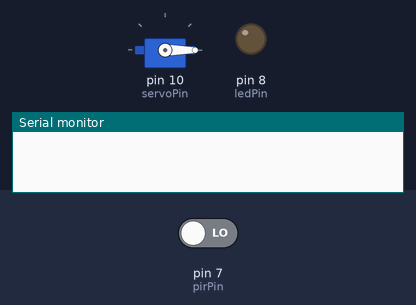
The sketch below on a simulated Arduino Uno, built with avr-gcc and run on an emulated ATmega328P. On the bench: servo, output pins drawn as LEDs (lit = HIGH), the last lines printed to the serial monitor. The inputs (shaded band) are chosen by the test bench; at power-on: pin 7 (pirPin) LOW.

Above: at 1.2 s.
1.3 s: pin 7 (pirPin) driven HIGH
At 1.8 s:
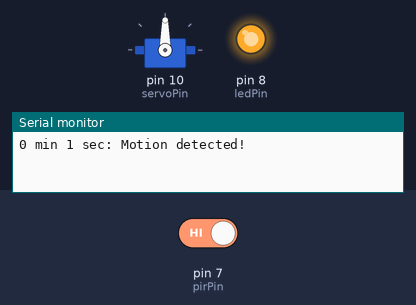
At 4.1 s:
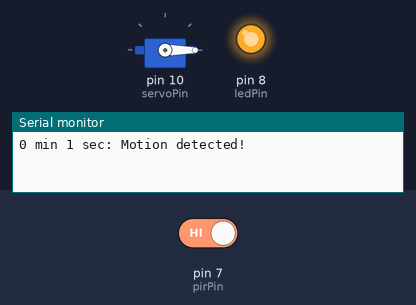
4.3 s: pin 7 (pirPin) driven LOW
At 5.3 s:
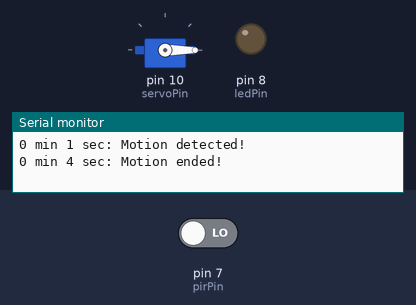
Timing chart, 0 to 7.3 s (numbered marks = the images above; inputs shaded):
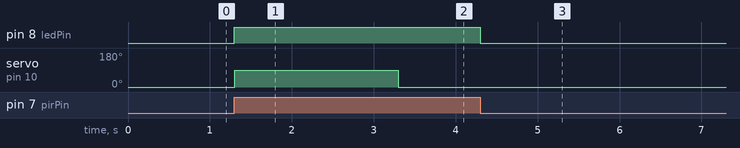

The sketch:

Servo_motor_with_cooldown.ino
```cpp
// The same code as servo_motor but has cooldown 2s

#include <Servo.h>


Servo Servo1;                 // Instance of Servo class


int servoPin = 10;             // Servo motor pin
int ledPin = 8;                // LED pin
int pirPin = 7;                // PIR sensor pin


int lastPirVal = LOW;          // stores the value of the PIR, helps in detecting change
int pirVal;                    // the current value of the PIR sensor


unsigned long myTime;          // number of milliseconds passed since the Arduino started running the code itself
#define MINUTE 60000           // for converting milliseconds to a minute
#define SECOND 1000            // for converting milliseconds to a second
#define SERVO_DELAY 2000       // servo delay of 2 seconds
#define SENSE_COOLDOWN 5000    // cooldown between senses (5 seconds)


unsigned long lastSenseTime = -SENSE_COOLDOWN; // set to allow immediate first activation
char printBuffer[128];         // messages that we want to display on serial monitor


void setup() {
  Servo1.attach(servoPin);     // initializing servo motor, telling it which pin is connected to the control signal
  pinMode(ledPin, OUTPUT);     // declare LED as output
  pinMode(pirPin, INPUT);      // declare PIR sensor as input
  Serial.begin(9600);          // initializing serial communication
}


void loop() {
  pirVal = digitalRead(pirPin); // read current input value from PIR sensor (HIGH or LOW)
  unsigned long currentTime = millis();


  // Check if motion is detected and cooldown period has passed
  if (pirVal == HIGH && (currentTime - lastSenseTime >= SENSE_COOLDOWN)) {
    digitalWrite(ledPin, HIGH); // turn LED on


    if (lastPirVal == LOW) {   // if there was no previous motion detected
      myTime = millis();       // Stores the current time in milliseconds
      sprintf(printBuffer, "%lu min %lu sec: Motion detected!", myTime / MINUTE, (myTime % MINUTE) / SECOND);
      Serial.println(printBuffer);
      lastPirVal = HIGH;
    }


    Servo1.write(90);           // Set servo to 90 degrees when motion is detected
    delay(SERVO_DELAY);         // Wait for 2 seconds
    Servo1.write(0);            // Return servo to 0 degrees after 2 seconds delay
    lastSenseTime = millis();   // Update the last sense time


  } else if (pirVal == LOW) {   // if no motion is detected
    digitalWrite(ledPin, LOW);  // turn LED off


    if (lastPirVal == HIGH) {   // if there was motion before
      myTime = millis();
      sprintf(printBuffer, "%lu min %lu sec: Motion ended!", myTime / MINUTE, (myTime % MINUTE) / SECOND);
      Serial.println(printBuffer);
      lastPirVal = LOW;
    }
    Servo1.write(0);           // Ensure servo is at 0 degrees when no motion is detected
  }
}
```

Measured:
- after the input at 1.3 s, pin 8 (ledPin): LOW → HIGH at once; servo on pin 10 (servoPin): 0° → 90° at once, → 0° 2.0 s later
- after the input at 4.3 s, pin 8 (ledPin): HIGH → LOW at once; servo on pin 10 (servoPin): stays 0° (without the input it goes to 90° after 4.0 s)
